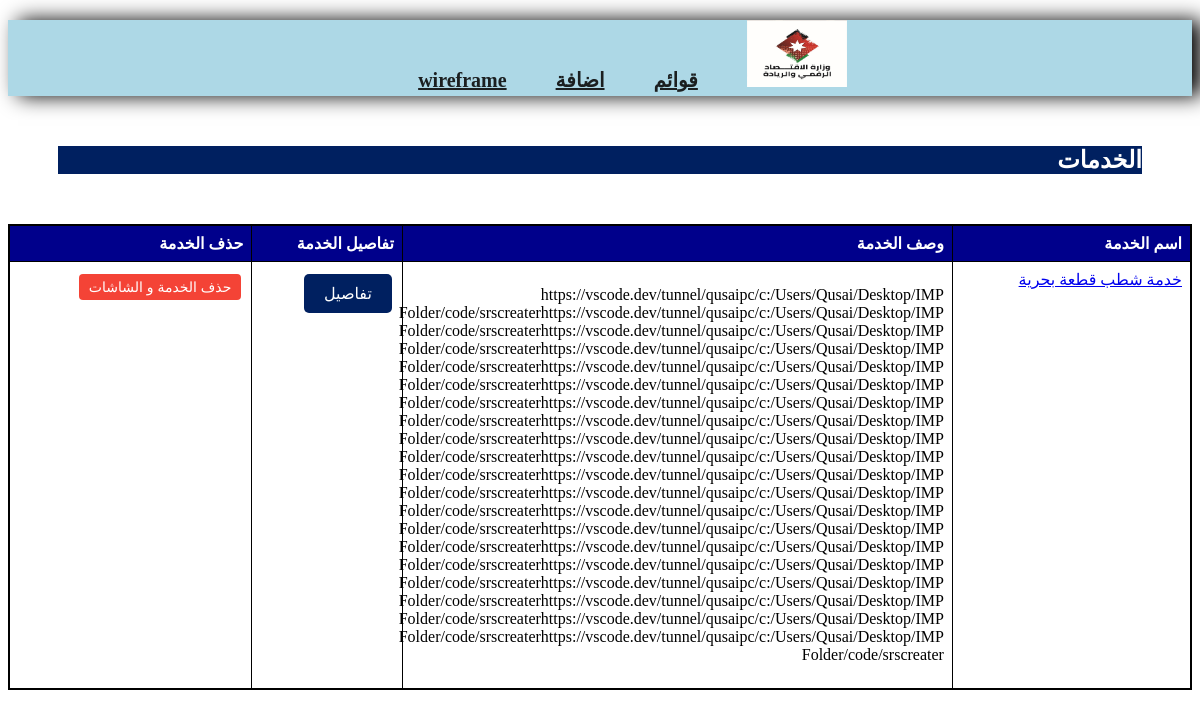
The page / on the database its author committed.
### app.py (models this page shows)
class Table(db.Model):
    id = db.Column(db.Integer, primary_key=True)
    table_name = db.Column(db.String(100), nullable=False)
    table_description = db.Column(db.Text, nullable=True)
    sector_class = db.Column(db.Text, nullable=True)
    service_place = db.Column(db.Text, nullable=True)
    service_structure = db.Column(db.Text, nullable=True)
    service_type = db.Column(db.Text, nullable=True)
    service_class = db.Column(db.Text, nullable=True)
    fees = db.Column(db.Text, nullable=True)
    fees_description = db.Column(db.Text, nullable=True)
    fees_amount = db.Column(db.Integer, nullable=True)
    fees_payment = db.Column(db.Text, nullable=True)
    general_rules = db.Column(db.Text, nullable=True)
    customer_category = db.Column(db.Text, nullable=True)
    document_name = db.Column(db.Text, nullable=True)
    document_type = db.Column(db.Text, nullable=True)
    document_description = db.Column(db.Text, nullable=True)
    document_rules = db.Column(db.Text, nullable=True)
    document_origin = db.Column(db.Text, nullable=True)
    outputs_name = db.Column(db.Text, nullable=True)
    outputs_type = db.Column(db.Text, nullable=True)
    outputs_description = db.Column(db.Text, nullable=True)
    outputs_rules = db.Column(db.Text, nullable=True)
    outputs_expiry = db.Column(db.Text, nullable=True)
    screens = db.relationship('Screen', backref='table', lazy=True)
    channels = db.relationship('ServiceChannel', secondary='table_channel', backref='tables')
    beneficiaries = db.relationship('ServiceBeneficiary', secondary='table_beneficiary', backref='tables')

### app.py (the view)
@app.route('/')
def display_tables():
    tables = Table.query.all()
    return render_template('tables.html', tables=tables)

### templates/tables.html (shortened to what this page needs)
<!DOCTYPE html>
<html lang="en">
  <head>
    <link
      rel="stylesheet"
      href="https://cdnjs.cloudflare.com/ajax/libs/font-awesome/5.15.4/css/all.min.css"
    />
    <link rel="stylesheet" href="../static/table.css" />
    <link rel="stylesheet" href="../static/navbar.css" />
  </head>
  <body>
    {% include 'navbar.html' %}
    <h1 class="title">الخدمات</h1>
    <table>
      <thead>
        <tr>
          <th>اسم الخدمة</th>
          <th>وصف الخدمة</th>
          <th>تفاصيل الخدمة</th>
          <th>حذف الخدمة</th>
        </tr>
      </thead>
      <tbody>
        {% for table in tables %}
        <tr>
          <td><a href="/table/{{ table.id }}">{{ table.table_name }}</a></td>
          <td><p>{{ table.table_description |safe}}</p></td>
          <td>
            <a a href="/table_info/{{ table.id }}"><button>تفاصيل</button></a>
          </td>
          <td>
            <form
              action="/delete_table/{{ table.id }}"
              method="post"
              onsubmit="return confirm('هل انت متاكد من حذف الجدول و جميع الشاشات داخله؟')"
            >
              <button class="delete" type="submit">حذف الخدمة و الشاشات</button>
            </form>
          </td>
        </tr>
        {% endfor %}
      </tbody>
    </table>
  </body>
</html>

### static/table.css (style rules this page uses)
table { border-collapse: collapse; width: 100%; border: 2px solid black; border-radius: 10px; text-align: right; }
th, td { border: 1px solid black; padding: 8px; text-align: right; max-width: 400px; text-wrap: wrap; height: auto; }
button { background-color: #002060; color: white; border: none; padding: 10px 20px; text-align: center; text-decoration: none; display: inline-block; font-size: 16px; margin: 4px 2px; cursor: pointer; border-radius: 5px; }
* { text-align: right; direction: rtl; }
.title { background-color: #002060; color: white; }
th { background-color: darkblue; color: white; }
td, tr, th { vertical-align: top; text-align: right; }
table { direction: rtl; }
.delete { background-color: #f44336; color: white; border: none; padding: 5px 10px; text-align: center; text-decoration: none; display: inline-block; font-size: 14px; cursor: pointer; border-radius: 4px; }

### static/navbar.css (style rules this page uses)
body { direction: rtl; font-family: "Droid Arabic Kufi"; height: 1000px; }
h1 { margin: 50px; font-size: 24px; color: #1b1f20; font-weight: 600; }

### rows shown on the page
Table: table_name "خدمة شطب قطعة بحرية", table_description "https://vscode.dev/tunnel/qusaipc/c:/Users/Qusai/Desktop/IMP Folder/code/srscreaterhttps://vscode.dev/tunnel/qusaipc/c:/Users/Qusai/Desktop/IMP Folder/code/srscreaterhttps://vscode.dev/tunnel/qusaipc/c:/Users/Qusai/Desktop/IMP Folder/code/srscreaterhttps://vscode.dev/tunnel/qusaipc/c:/Users/Qusai/Desktop/IMP Folder/code/srscreaterhttps://vscode.dev/tunnel/qusaipc/c:/Users/Qusai/Desktop/IMP Folder/code/srscreaterhttps://vscode.dev/tunnel/qusaipc/c:/Users/Qusai/Desktop/IMP Folder/code/srscreaterhttps://vscode.dev/tunnel/qusaipc/c:/Users/Qusai/Desktop/IMP Folder/code/srscreaterhttps://vscode.dev/tunnel/qusaipc/c:/Users/Qusai/Desktop/IMP…"
